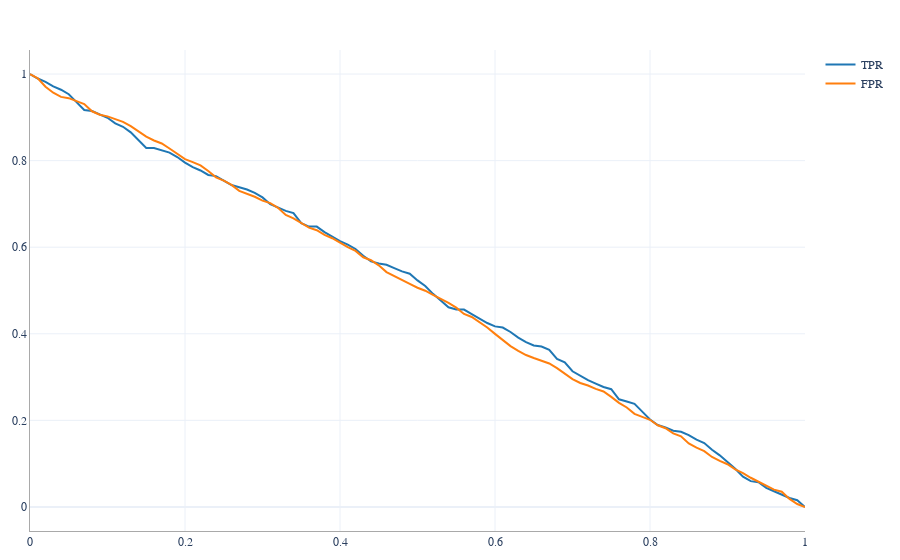

The cell this chart's notebook holds for it:
### Code cell
fig = go.Figure()
fig.add_trace(go.Scatter(x=df_rand.threshold, y=df_rand['tpr'], mode='lines', name='TPR'))
fig.add_trace(go.Scatter(x=df_rand.threshold, y=df_rand['fpr'], mode='lines', name='FPR'))
